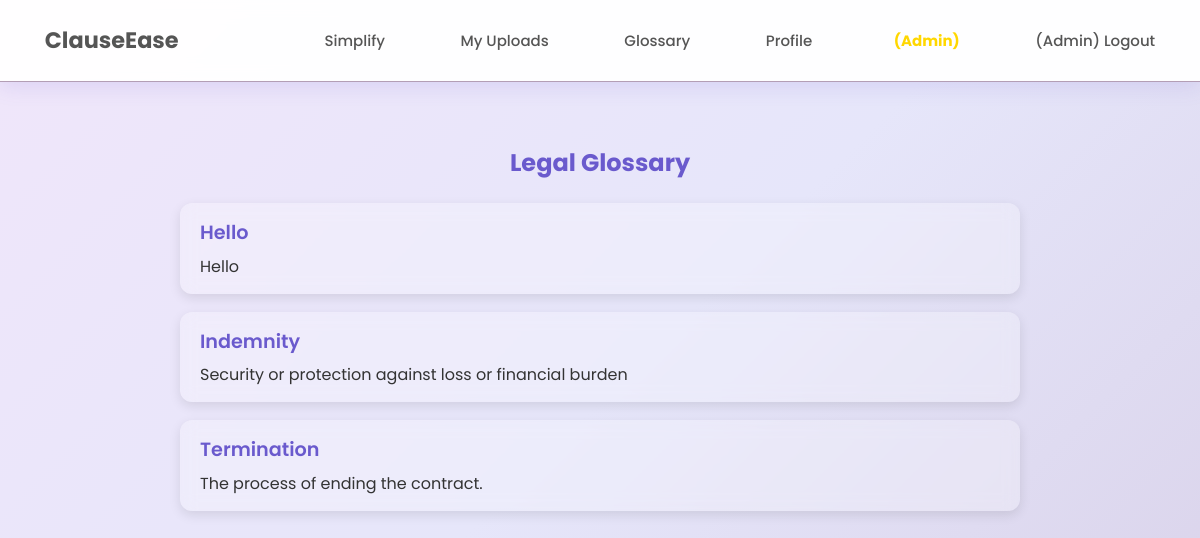
Screenshot of /glossary (signed in) with the database file from the repository.
### app.py (models this page shows)
class GlossaryTerm(db.Model):
    id = db.Column(db.Integer, primary_key=True)
    term = db.Column(db.String(100), unique=True, nullable=False)
    meaning = db.Column(db.Text, nullable=False)

### app.py (the view)
@app.route("/glossary")
def glossary():
    if "user_id" not in session:
        return redirect(url_for("login"))
    terms = GlossaryTerm.query.order_by(GlossaryTerm.term.asc()).all()
    return render_template("glossary.html", terms=terms)

### templates/glossary.html
{% extends "base.html" %}
{% block content %}
<div class="glossary-container">
    <h2>Legal Glossary</h2>
    {% if terms %}
    <div class="glossary-list">
        {% for t in terms %}
        <div class="glossary-item">
            <h3>{{ t.term }}</h3>
            <p>{{ t.meaning }}</p>
        </div>
        {% endfor %}
    </div>
    {% else %}
    <p class="no-data">No glossary terms available yet.</p>
    {% endif %}
</div>
{% endblock %}

### static/style.css (style rules this page uses)
:root { --light-lavender: #E6E6FA; --medium-lavender: #B39EB5; --dark-lavender: #6A5ACD; --white: #FFFFFF; --text-dark: #2E2E2E; --text-light: #555555; --success: #2ECC71; --error: #DC3545; }
* { margin: 0; padding: 0; box-sizing: border-box; }
body { margin: 0; font-family: 'Poppins', sans-serif; background: linear-gradient(135deg, #F0E6FA 0%, #E6E6FA 50%, #D8D0E8 100%); color: var(--text-dark); line-height: 1.6; overflow-x: hidden; position: relative; min-height: 100vh; }
body::before { content: ''; position: fixed; width: 600px; height: 600px; background: radial-gradient(circle, rgba(106, 90, 205, 0.2) 0%, rgba(179, 158, 181, 0.1) 25%, transparent 70%); border-radius: 50%; pointer-events: none; transform: translate(-50%, -50%); transition: opacity 0.3s ease; opacity: 0; z-index: 1; left: var(--mouse-x, 50%); top: var(--mouse-y, 50%); }
.glossary-container { padding: 30px; max-width: 900px; margin: auto; animation: fadeIn 0.6s ease-in-out; }
.glossary-container h2 { color: var(--dark-lavender); margin-bottom: 20px; text-align: center; }
.glossary-list { display: flex; flex-direction: column; gap: 18px; }
.glossary-item { background: rgba(255, 255, 255, 0.25); border-radius: 12px; padding: 15px 20px; box-shadow: 0 4px 12px rgba(0,0,0,0.1); backdrop-filter: blur(8px); transition: all 0.3s ease; }
.glossary-item h3 { margin: 0 0 6px 0; color: var(--dark-lavender); font-size: 1.2rem; font-weight: 600; }
.glossary-item p { margin: 0; color: #333; line-height: 1.5; }

### rows the page displays
GlossaryTerm: term "Hello", meaning "Hello"
GlossaryTerm: term "Indemnity", meaning "Security or protection against loss or financial burden"
GlossaryTerm: term "Termination", meaning "The process of ending the contract."

### other values shown
{{ session.get('username') }} "Admin"
